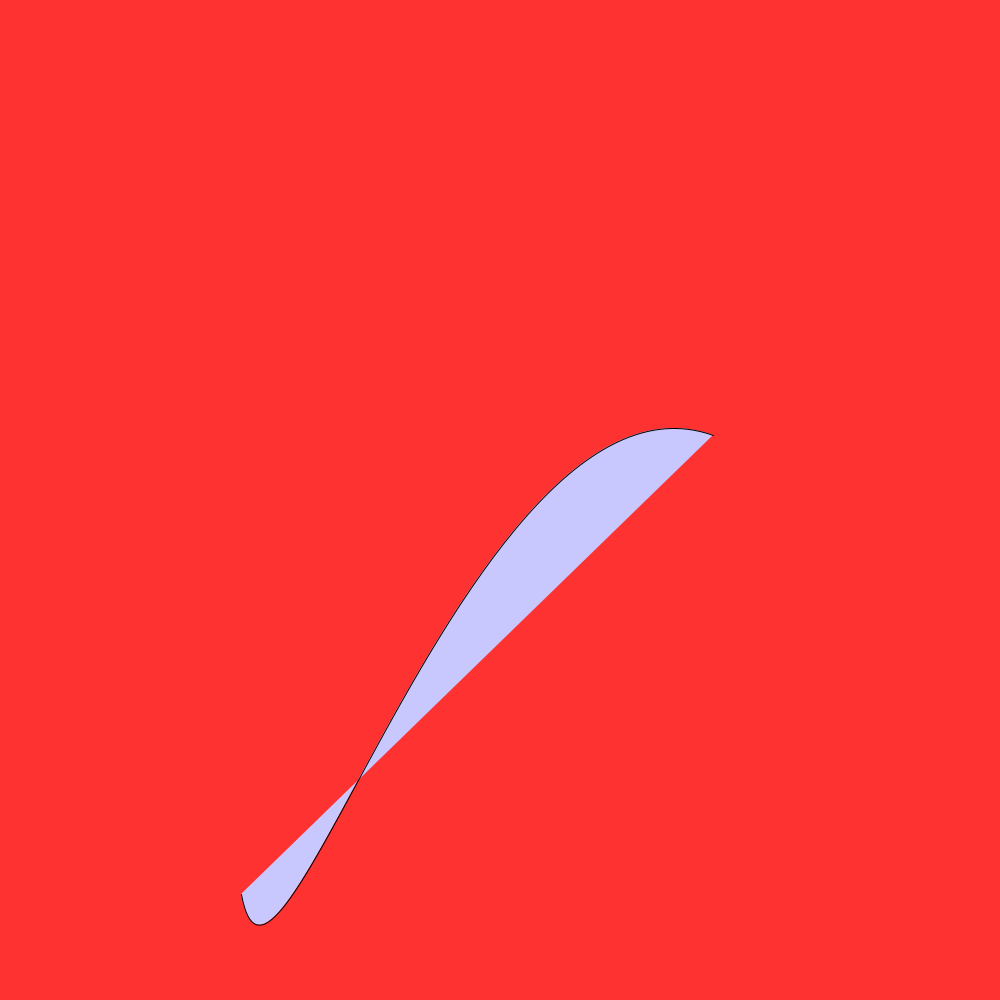
Frame 1 (no input)
Frame 60 (the mouse pressed at the canvas centre just before this capture): identical to frame 1, image omitted
Frame 120 (the mouse held since frame 60 and released just before this capture): identical to frame 1, image omitted

The Processing sketch that drew this single still picture (run headless with seeded random() and noise(); from frame 60 on, the mouse is pressed at the canvas centre):

// Processing sketch: The_Great_Curve
// ── The_Great_Curve.pde
void setup() {
 
  size(1000, 1000);
  
 
  
}

void draw() {
  
  background(255, 50, 50);
  
  fill(200, 200, 255);
 curve(1670, 1409, 713, 435, 241, 894, 508, -687);
 
  
}
